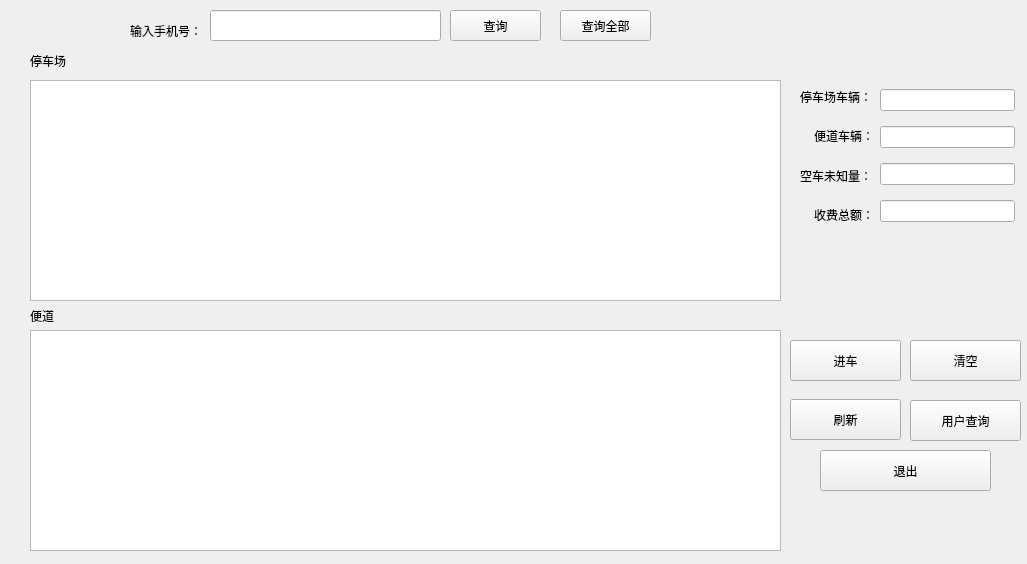
<?xml version="1.0" encoding="UTF-8"?>
<ui version="4.0">
 <class>Admin</class>
 <widget class="QWidget" name="Admin">
  <property name="geometry">
   <rect>
    <x>0</x>
    <y>0</y>
    <width>1027</width>
    <height>564</height>
   </rect>
  </property>
  <property name="windowTitle">
   <string>Form</string>
  </property>
  <widget class="QLabel" name="label">
   <property name="geometry">
    <rect>
     <x>130</x>
     <y>20</y>
     <width>71</width>
     <height>21</height>
    </rect>
   </property>
   <property name="text">
    <string>输入手机号：</string>
   </property>
  </widget>
  <widget class="QLineEdit" name="inquirePhone">
   <property name="geometry">
    <rect>
     <x>210</x>
     <y>10</y>
     <width>231</width>
     <height>31</height>
    </rect>
   </property>
  </widget>
  <widget class="QPushButton" name="pushButton">
   <property name="geometry">
    <rect>
     <x>450</x>
     <y>10</y>
     <width>91</width>
     <height>31</height>
    </rect>
   </property>
   <property name="text">
    <string>查询</string>
   </property>
  </widget>
  <widget class="QLabel" name="label_2">
   <property name="geometry">
    <rect>
     <x>30</x>
     <y>50</y>
     <width>61</width>
     <height>21</height>
    </rect>
   </property>
   <property name="text">
    <string>停车场</string>
   </property>
  </widget>
  <widget class="QTableView" name="parkingLot">
   <property name="geometry">
    <rect>
     <x>30</x>
     <y>80</y>
     <width>751</width>
     <height>221</height>
    </rect>
   </property>
  </widget>
  <widget class="QLabel" name="label_3">
   <property name="geometry">
    <rect>
     <x>30</x>
     <y>310</y>
     <width>54</width>
     <height>12</height>
    </rect>
   </property>
   <property name="text">
    <string>便道</string>
   </property>
  </widget>
  <widget class="QTableView" name="sidewalk">
   <property name="geometry">
    <rect>
     <x>30</x>
     <y>330</y>
     <width>751</width>
     <height>221</height>
    </rect>
   </property>
  </widget>
  <widget class="QPushButton" name="btnCar">
   <property name="geometry">
    <rect>
     <x>790</x>
     <y>340</y>
     <width>111</width>
     <height>41</height>
    </rect>
   </property>
   <property name="text">
    <string>进车</string>
   </property>
  </widget>
  <widget class="QPushButton" name="pushButton_4">
   <property name="geometry">
    <rect>
     <x>790</x>
     <y>399</y>
     <width>111</width>
     <height>41</height>
    </rect>
   </property>
   <property name="text">
    <string>刷新</string>
   </property>
  </widget>
  <widget class="QPushButton" name="pushButton_5">
   <property name="geometry">
    <rect>
     <x>910</x>
     <y>340</y>
     <width>111</width>
     <height>41</height>
    </rect>
   </property>
   <property name="text">
    <string>清空</string>
   </property>
  </widget>
  <widget class="QPushButton" name="pushButton_6">
   <property name="geometry">
    <rect>
     <x>910</x>
     <y>400</y>
     <width>111</width>
     <height>41</height>
    </rect>
   </property>
   <property name="text">
    <string>用户查询</string>
   </property>
  </widget>
  <widget class="QPushButton" name="pushButton_7">
   <property name="geometry">
    <rect>
     <x>820</x>
     <y>450</y>
     <width>171</width>
     <height>41</height>
    </rect>
   </property>
   <property name="text">
    <string>退出</string>
   </property>
  </widget>
  <widget class="QWidget" name="layoutWidget">
   <property name="geometry">
    <rect>
     <x>800</x>
     <y>80</y>
     <width>74</width>
     <height>151</height>
    </rect>
   </property>
   <layout class="QVBoxLayout" name="verticalLayout">
    <item>
     <widget class="QLabel" name="label_4">
      <property name="text">
       <string>停车场车辆：</string>
      </property>
     </widget>
    </item>
    <item>
     <widget class="QLabel" name="label_5">
      <property name="text">
       <string>便道车辆：</string>
      </property>
      <property name="alignment">
       <set>Qt::AlignRight|Qt::AlignTrailing|Qt::AlignVCenter</set>
      </property>
     </widget>
    </item>
    <item>
     <widget class="QLabel" name="label_7">
      <property name="text">
       <string>空车未知量：</string>
      </property>
     </widget>
    </item>
    <item>
     <widget class="QLabel" name="label_6">
      <property name="text">
       <string>收费总额：</string>
      </property>
      <property name="alignment">
       <set>Qt::AlignRight|Qt::AlignTrailing|Qt::AlignVCenter</set>
      </property>
     </widget>
    </item>
   </layout>
  </widget>
  <widget class="QWidget" name="layoutWidget">
   <property name="geometry">
    <rect>
     <x>880</x>
     <y>80</y>
     <width>135</width>
     <height>151</height>
    </rect>
   </property>
   <layout class="QVBoxLayout" name="verticalLayout_2">
    <item>
     <widget class="QLineEdit" name="parkingLotVehicle"/>
    </item>
    <item>
     <widget class="QLineEdit" name="sidewalkVehicle"/>
    </item>
    <item>
     <widget class="QLineEdit" name="unknownVehicle"/>
    </item>
    <item>
     <widget class="QLineEdit" name="tollMoneyAll"/>
    </item>
   </layout>
  </widget>
  <widget class="QPushButton" name="btnFindAll">
   <property name="geometry">
    <rect>
     <x>560</x>
     <y>10</y>
     <width>91</width>
     <height>31</height>
    </rect>
   </property>
   <property name="text">
    <string>查询全部</string>
   </property>
  </widget>
 </widget>
 <resources/>
 <connections/>
</ui>
